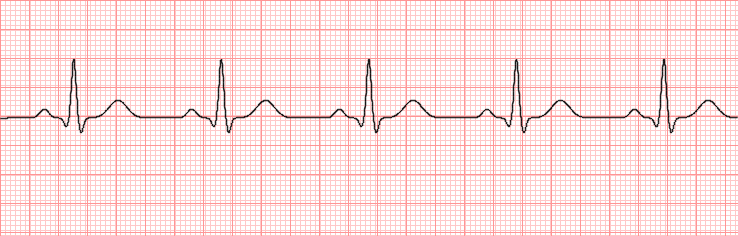
#> input picture sim_test_pre.png, 738 x 236 px; its folder holds only this picture in this run
$ python -i ecg_digitizer.py   (imports and definitions only)
#> lines starting #> are read from the running program, lines starting #| are printed output that depends on the picture; after the words box and inside, x2 and y2 are one past the last pixel; in counts of white or black regions, pixels touching at a corner belong together
import fitz  # PyMuPDF
import cv2
import numpy as np
import scipy.signal
import matplotlib.pyplot as plt
import os

class ECGDigitizer:
    def __init__(self, pdf_path=None):
        self.pdf_path = pdf_path
        if pdf_path:
            self.doc = fitz.open(pdf_path)
        else:
            self.doc = None
        self.sampling_rate = 500  # Target Hz

    # [8 lines left out: function pdf_to_image, not called in this run]

    def preprocess_image(self, img):
        """
        Remove grid lines and isolate the ECG trace.
        Assumes standard red/pink grid and black trace.
        """
        # Convert to HSV for color filtering
        hsv = cv2.cvtColor(img, cv2.COLOR_RGB2HSV)
#> hsv: shape (236, 738, 3); mean H, S, V 0, 26, 252

        # Define masks for Grid (Red/Pink/Orange)
        # Note: Grid colors vary, but valid traces are usually black/dark blue
        lower_black = np.array([0, 0, 0])
        upper_black = np.array([180, 255, 100]) # Dark pixels (Trace)

        # Create mask for the signal (dark pixels)
        mask = cv2.inRange(hsv, lower_black, upper_black)
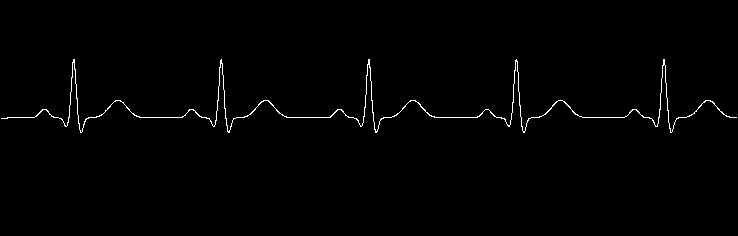
#> mask: shape (236, 738); 0.96% white in thin lines or dots, all inside (x1, y1, x2, y2) = (1, 59, 737, 133)

        # Clean up noise with morphological operations
        kernel = np.ones((2,2), np.uint8)
        mask = cv2.morphologyEx(mask, cv2.MORPH_CLOSE, kernel)
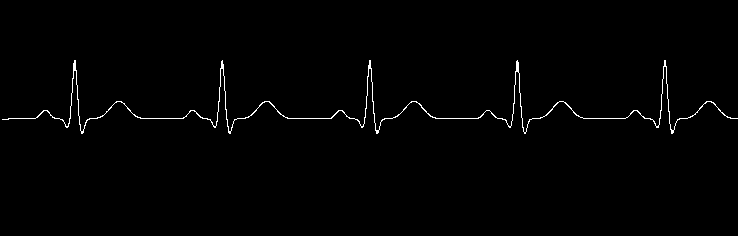
#> mask: shape (236, 738); 0.98% white in thin lines or dots, all inside (x1, y1, x2, y2) = (2, 60, 738, 134)
        mask = cv2.morphologyEx(mask, cv2.MORPH_OPEN, kernel)
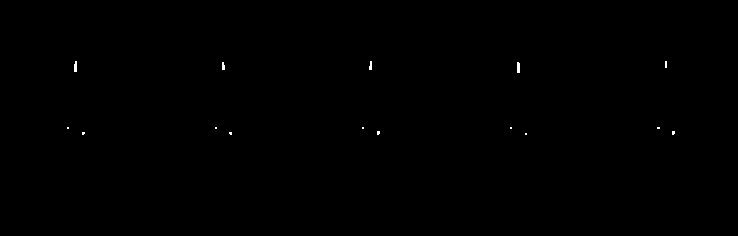
#> mask: shape (236, 738); 0.11% white in thin lines or dots, all inside (x1, y1, x2, y2) = (67, 61, 675, 135)

        return mask

    # [135 lines left out: functions extract_signal_from_mask, extract_lead_ii, load_pdf, extract_signal, not called in this run]

# [51 lines not run here, left out]

>>> import cv2
>>> picture = cv2.cvtColor(cv2.imread('../sim_test_pre.png'), cv2.COLOR_BGR2RGB)
>>> result = ECGDigitizer().preprocess_image(picture)
